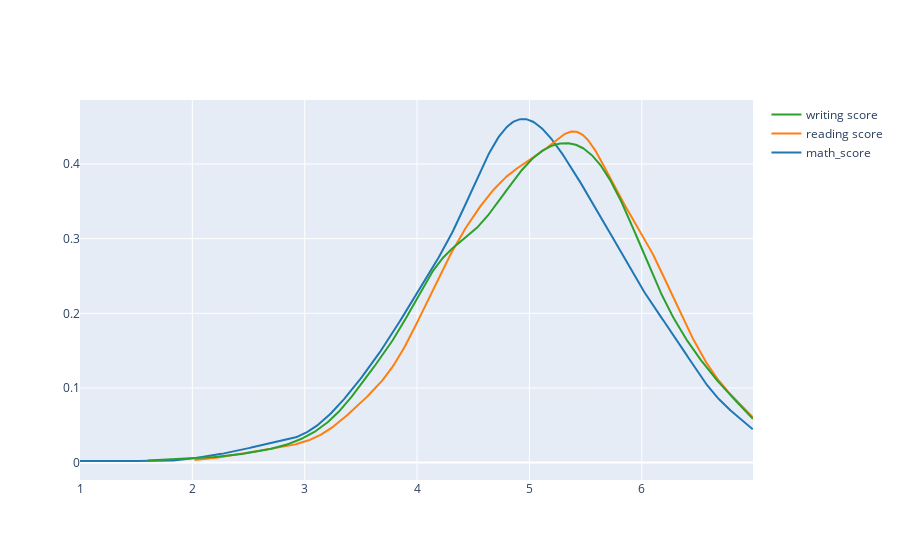

The notebook cell saved with this chart:
### Markdown cell above
**Distplot:**

### Code cell
import plotly.figure_factory as ff
import scipy.stats as stats

#Usamos la data en especifico tal como se describe en la pagina de ref
hist_data = [df_grades['math score'], df_grades['reading score'], df_grades['writing score']]

group_labels = ['math_score', 'reading score', 'writing score']

# Usamos ff y ponemos en falso los graficos que no queremos que aparezcan
fig = ff.create_distplot(hist_data, group_labels, show_hist=False, show_rug=False)

# Add title
fig.update_layout(title_text='')
fig.show()

### Figure 1 — Plotly figure (JSON) as saved in the notebook; plotly's stock layout.template omitted (floating-point values rounded to 4 significant figures; data arrays with more than 128 entries replaced by an {"elided": "..."} marker saying what was removed)
{"data": [{"legendgroup": "math_score", "marker": {"color": "rgb(31, 119, 180)"}, "mode": "lines", "name": "math_score", "showlegend": true, "type": "scatter", "x": {"elided": "500 float values"}, "xaxis": "x", "y": {"elided": "500 float values"}, "yaxis": "y"}, {"legendgroup": "reading score", "marker": {"color": "rgb(255, 127, 14)"}, "mode": "lines", "name": "reading score", "showlegend": true, "type": "scatter", "x": {"elided": "500 float values"}, "xaxis": "x", "y": {"elided": "500 float values"}, "yaxis": "y"}, {"legendgroup": "writing score", "marker": {"color": "rgb(44, 160, 44)"}, "mode": "lines", "name": "writing score", "showlegend": true, "type": "scatter", "x": {"elided": "500 float values"}, "xaxis": "x", "y": {"elided": "500 float values"}, "yaxis": "y"}], "layout": {"barmode": "overlay", "hovermode": "closest", "legend": {"traceorder": "reversed"}, "title": {"text": ""}, "xaxis": {"anchor": "y2", "domain": [0, 1], "zeroline": false}, "yaxis": {"anchor": "free", "domain": [0, 1], "position": 0}}}
